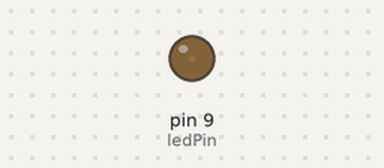
Simulated run of this sketch. Board: Arduino Uno, built with avr-gcc and run on an emulated ATmega328P. Shown: output pins drawn as LEDs (lit = HIGH).

Above: at 0.05 s.
At 1.15 s:
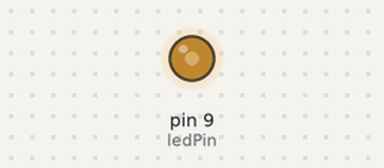
At 2.3 s:
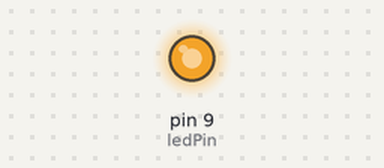
At 4.6 s:
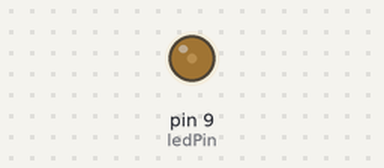
Timing chart, 0 to 6.7 s (numbered marks = the images above):
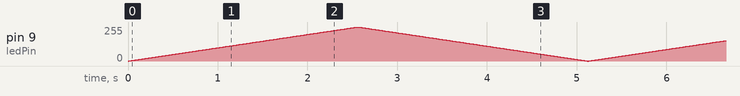

The sketch:

0103_PWM_Basics_V001.ino
```cpp
/*
 * analogWrite() to dimm an LED
 */

const int ledPin = 9;
const int d = 10; // delay in ms

// int i = 0;

void setup() {
  // put your setup code here, to run once:

}

void loop() {
//  int i = 0;

  for (int i=0; i<=255; i++) {
    analogWrite(ledPin,i);
    delay(d);
  }
  for (int i=255; i>=0; i--) {
    analogWrite(ledPin,i);
    delay(d);
  }

}
```
